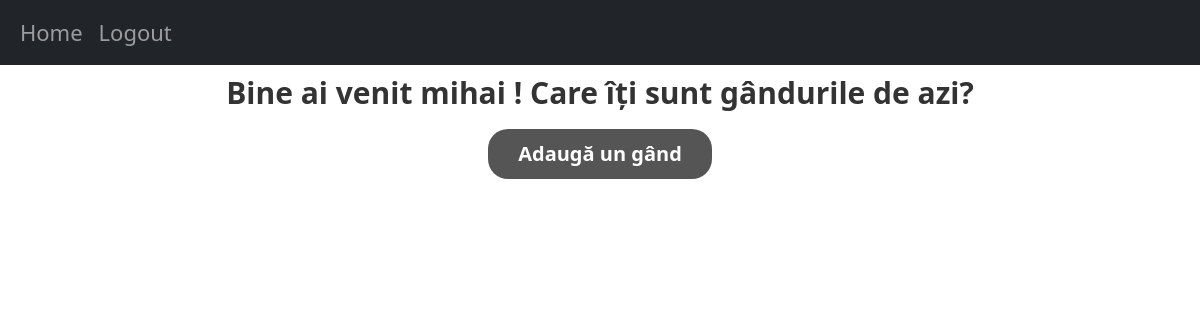
Before: /home/pacient (signed in) with the older database file.
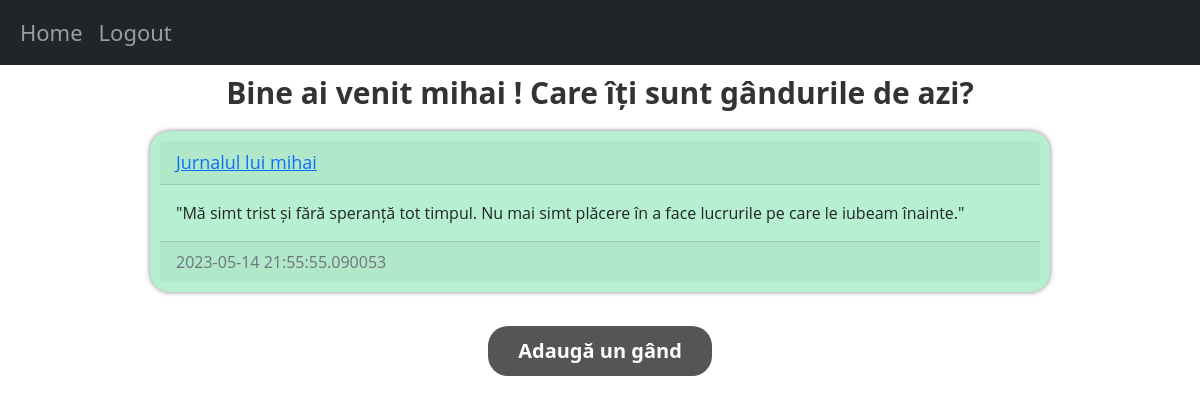
After: the same page with the newer database file.
### website/domain/models.py (models this page shows)
class User(db.Model, UserMixin):
    id = db.Column(db.Integer, primary_key=True)
    email = db.Column(db.String(150), unique=True)
    username = db.Column(db.String(150), unique=True)
    password = db.Column(db.String(150))
    email_confirmed_at = db.Column(db.DateTime(timezone=True), default=datetime.now())
    date_created = db.Column(db.DateTime(timezone=True), default=datetime.now())
    posts = db.relationship('Post', backref='user', passive_deletes=True)
    role = db.Column(db.String(100))

class Post(db.Model):
    id = db.Column(db.Integer, primary_key=True)
    text = db.Column(db.Text, nullable=False)
    date_created = db.Column(db.DateTime(timezone=True), default=datetime.now())
    author = db.Column(db.Integer, db.ForeignKey(
        'user.id', ondelete="CASCADE"), nullable=False)
    result = db.Column(db.String(150))

### website/controller/pacientView.py (the view)
    @staticmethod
    @views.route("/home/pacient")
    @login_required
    @__role_required('pacient')
    def home_Pacient():
        posts = Post.query.filter_by(author=current_user.id).all()
        pacienti = Pacient.query.filter_by(terapeut_asignat=current_user.id)
        lista_finala = []
        for post in posts:
            if post.date_created!= None and post.date_created.date() == date.today():
                lista_finala.append(post)
        if current_user.role == 'terapeut':
            return render_template("homeTerapeut.html", user=current_user, pacienti=pacienti)
        else:
            return render_template("homePacient.html", user=current_user, posts=lista_finala)

### website/controller/pacientView.py (called while the page is built)
    @staticmethod
    def __role_required(role):
        def decorator(func):
            @wraps(func)
            def wrapper(*args, **kwargs):
                if not current_user.role == role:
                    return "Unauthorized access", 403
                return func(*args, **kwargs)
            return wrapper
        return decorator

### website/templates/homePacient.html
{% extends "jurnal.html" %} {% block title %}Home{% endblock %}

### website/templates/jurnal.html
{% extends "base.html" %} {% block title %}Home{% endblock %} {% block content
%}
<h1 align="center" style="font-size: 30px ;
  font-weight: bold ;
  color: #333;
  padding: 10px">{% block header %} Bine ai venit {{user.username}} !
{% block subheader %}Care îți sunt gândurile de azi?{% endblock %}
{% endblock %}</h1>
<div id="posts">
  {% for post in posts %}
  <div class="card border-dark" style="background-color: #b6f0d0;
  box-shadow: 0px 0px 5px rgba(0, 0, 0, 0.5);
  margin: 10px auto;
  max-width: 900px;
  padding: 10px;
  border-radius: 20px;
  border: none;
  font-family: 'Open Sans', sans-serif !important;">
    <div class="card-header d-flex justify-content-between align-items-center">
      <a href="/jurnal" style="font-size: 18px;">Jurnalul lui {{post.user.username}}</a>
    </div>
    <div class="card-body" >
      <div class="card-text" style="font-size: 16px;">{{post.text}}</div>
    </div>
    <div class="card-footer text-muted">{{post.date_created}}</div>
  </div>
  <br/> {% endfor %}
</div>
{% block footer %}
<div align="center">
  <a href="/create-post"
    ><button type="button" >
      Adaugă un gând
    </button></a
  >
</div>
{% endblock %} {% endblock %}

### website/templates/base.html (shortened to what this page needs)
<!DOCTYPE html>
<html lang="en">
  <head>
    <link rel="stylesheet" href="/static/style.css">
    <link
      href="https://cdn.jsdelivr.net/npm/bootstrap@5.0.2/dist/css/bootstrap.min.css"
      rel="stylesheet"
    />
  </head>
  <body>
    <nav class="navbar navbar-expand-lg navbar-dark bg-dark">
      <div class="container-fluid">
        <div class="collapse navbar-collapse" id="navbar">
          <div class="navbar-nav" style="font-size: 22px !important;">
            <a class="nav-item nav-link"  href="/home">Home</a>
            {% if user.is_authenticated %}
            <a class="nav-item nav-link"  href="/logout">Logout</a>
            {% else %}
            <a class="nav-item nav-link"  href="/login">Login</a>
            <a class="nav-item nav-link"  href="/sign-up">Sign Up</a>
            {% endif %}
          </div>
        </div>
      </div>
    </nav>
    <div class="container">{% block content %}{% endblock %}</div>
  </body>
</html>

### website/static/style.css (style rules this page uses)
body { font-family: 'Open Sans', sans-serif; background-color: #F5F5F5; color: #333; }
button { background-color: #555; border: none; color: #fff; padding: 10px 30px; text-align: center; font-size: 20px !important; font-weight: bold; margin: 20px auto; max-width: 600px; border-radius: 20px !important; cursor: pointer; }
a { color: #4CAF50; text-decoration: none; }

Changed rows visible on the page:
added Post: user.username "mihai", text "\"Mă simt trist și fără speranță tot timpul. Nu mai simt plăcere în a face lucrurile pe care le iubeam înainte.\"", date_created "2023-05-14 21:55:55.090053"
